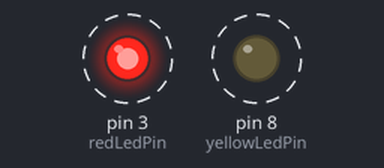
The sketch below on a simulated Arduino Uno, built with avr-gcc and run on an emulated ATmega328P. Parts: output pins drawn as LEDs (lit = HIGH). Dashed ring = blinking.

Above: at 0.5 s.
Timing chart, 0 to 4.6 s (numbered marks = the images above):
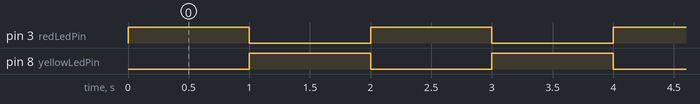

The sketch:

Example2_LED.ino
```cpp
int redLedPin = 3;    // Pin untuk LED merah
int yellowLedPin = 8; // Pin untuk LED kuning

void setup() {
  pinMode(redLedPin, OUTPUT);    // Set pin LED merah sebagai output
  pinMode(yellowLedPin, OUTPUT); // Set pin LED kuning sebagai output
}

void loop() {
  digitalWrite(redLedPin, HIGH);   // Nyalakan LED merah
  digitalWrite(yellowLedPin, LOW); // Matikan LED kuning
  delay(1000);                     // Tunggu 1 detik

  digitalWrite(redLedPin, LOW);    // Matikan LED merah
  digitalWrite(yellowLedPin, HIGH);// Nyalakan LED kuning
  delay(1000);                     // Tunggu 1 detik
}
```

Measured:
- by itself, pin 3 (redLedPin), pin 8 (yellowLedPin): alternates HIGH for 1.0 s and LOW for 1.0 s
